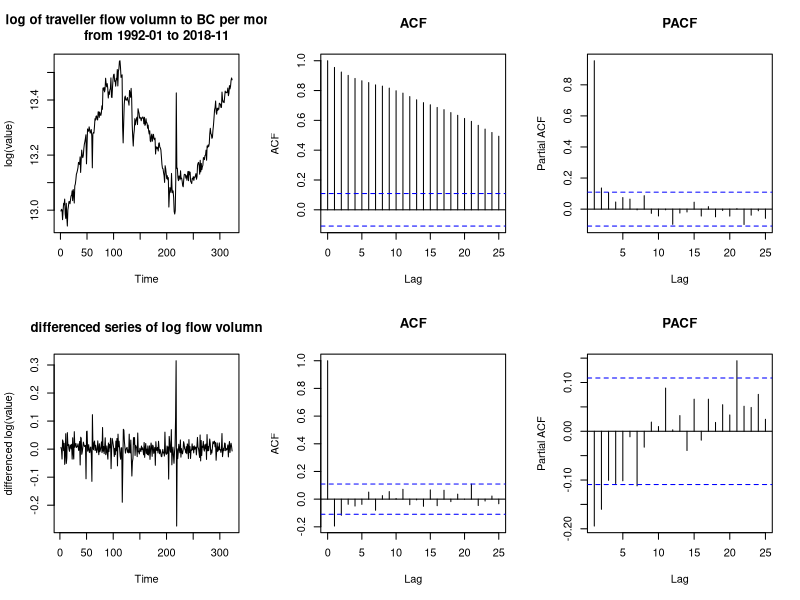

This figure's R source:
######################################################################
############################### DATA #################################
######################################################################
library(forecast)
data = read.csv("cleaned_data.csv", header = T)

# deal with data
y = ts(log(data$value))
train_y = ts(y[1:288])
holdo_y = ts(y[289:323])

df = diff(y)
train_df = ts(df[1:288])
holdo_df = ts(df[289:322])


nominal_y = ts(data$nominal)
real_y = ts(data$real)
nominal_df = diff(nominal_y)
real_df = diff(real_y)

# plots
par(mfrow=c(2,3))
plot(y, ylab = "log(value)", main = "log of traveller flow volumn to BC per month 
     from 1992-01 to 2018-11")
acf(y, main = "ACF")
pacf(y, main = "PACF")
plot(df, ylab = "differenced log(value)", main = "differenced series of log flow volumn")
acf(df, main = "ACF")
pacf(df, main = "PACF")

######################################################################
############################## MODELS ################################
######################################################################

# persistence
# rmse = 0.01891757
ntrain = length(train_y)
nholdo = length(holdo_y)
mse_p = 0
fc_p = train_y[ntrain]
zt_p = holdo_y[1] 
fcerror_p = zt_p-fc_p
mse_p = mse_p + fcerror_p^2
for (i in c(2:nholdo)){
  fc_p = holdo_y[i-1] 
  zt_p = holdo_y[i] 
  fcerror_p = zt_p-fc_p
  mse_p = fcerror_p^2 + mse_p
}
rmse_p = sqrt(mse_p/nholdo)
rmse_p

# average
# rmse = 0.1628434
ntrain = length(train_y)
nholdo = length(holdo_y)
mse_avg = 0
cumsum = sum(train_y)
fc_avg = cumsum/ntrain
zt_avg = holdo_y[1] 
fcerror_avg = zt_avg-fc_avg
mse_avg = mse_avg+(fcerror_avg)^2 
for (i in c(2:nholdo)){
  cumsum <- holdo_y[i-1] + cumsum
  fc_avg <- cumsum/(ntrain+i-1)
  zt_avg <- holdo_y[i] 
  fcerror_avg <- zt_avg-fc_avg
  mse_avg <- mse_avg + fcerror_avg^2
}
rmse_avg <- sqrt(mse_avg/nholdo)
rmse_avg

# simple exponential smoothing
# rmse = 0.01929983
esfit = HoltWinters(train_y, beta=F, gamma=F)
nholdo = length(holdo_y)
alpha = esfit$alpha 
lev = esfit$coef
sse = 0
fc = lev
zt = holdo_y[1]
newv = lev
fcerror = zt-fc
sse = sse + fcerror^2
for(i in 2:nholdo){
  newv = alpha*holdo_y[i-1]+(1-alpha)*newv
  fc = newv
  zt = holdo_y[i]
  fcerror = zt-fc
  sse = sse + fcerror^2
}
rmse = sqrt(sse/nholdo)
rmse

# holt linear exponential smoothing
# rmse = 0.01857013
hlfit = HoltWinters(train_y, gamma = F) 
nholdo = length(holdo_y)
alpha = hlfit$alpha 
beta = hlfit$beta
lev = hlfit$coef[1]
trend = hlfit$coef[2]
sse = 0
fc = lev+trend
zt = holdo_y[1]
newfc = fc
fcerror = zt-fc
sse = sse + fcerror^2
vprev = lev
bprev = trend
for (i in 2:nholdo){
  vnew = alpha*holdo_y[i-1]+(1-alpha)*fc
  bnew = beta*(vnew-vprev)+(1-beta)*bprev
  fc = vnew + bnew
  zt = holdo_y[i]
  fcerror = zt-fc
  sse = sse + fcerror^2
  vprev = vnew
  bprev = bnew
}
rmse = sqrt(sse/nholdo)
rmse

# MA(2)
# rmse = 0.01686141
ma2 = Arima(train_df, order = c(0,0,2),include.mean=T, method = "CSS")
ma2.fit = Arima(holdo_df, model = ma2)
accuracy(ma2.fit)

# ARMA(1,1)
# rmse = 0.01716506
arma11 = Arima(train_df, order = c(1,0,1),include.mean=T, method = "CSS")
arma11.fit = Arima(holdo_df, model = arma11)
accuracy(arma11.fit)

# ARIMA(1,1,1)
# rmse = 0.01780088
arima111 = Arima(train_y, order = c(1,1,1),include.mean=T, method = "CSS")
arima111.fit = Arima(holdo_y, model = arima111)
accuracy(arima111.fit)

# ARIMA(0,1,2)
# rmse = 0.01743835
arima012 = Arima(train_y, order = c(0,1,2),include.mean=T, method = "CSS")
arima012.fit = Arima(holdo_y, model = arima012)
accuracy(arima012.fit)

# ARMAX(0,0,2)
# rmse = 0.01714317
armax2_nominal = Arima(train_df, order = c(0,0,2),include.mean=T, method = "CSS", xreg=nominal_df[1:288])
armax2_nominal.fit = Arima(holdo_df, model = armax2_nominal, xreg=nominal_df[289:322])
accuracy(armax2_nominal.fit)
# rmse = 0.01709704
armax2_real = Arima(train_df, order = c(0,0,2),include.mean=T, method = "CSS", xreg=real_df[1:288])
armax2_real.fit = Arima(holdo_df, model = armax2_real, xreg=real_df[289:322])
accuracy(armax2_real.fit)
# rmse = 0.0171441
armax2_both = Arima(train_df, order = c(0,0,2),include.mean=T, method = "CSS", 
               xreg=cbind(real_df[1:288],nominal_df[1:288]))
armax2_both.fit = Arima(holdo_df, model = armax2_both, xreg=cbind(real_df[289:322],nominal_df[289:322]))
accuracy(armax2_both.fit)

# ARMAX(0,0,1)
# rmse = 0.01765109
armax1_nominal = Arima(train_df, order = c(0,0,1),include.mean=T, method = "CSS", xreg=nominal_df[1:288])
armax1_nominal.fit = Arima(holdo_df, model = armax1_nominal, xreg=nominal_df[289:322])
accuracy(armax1_nominal.fit)
# rmse = 0.01758477
armax1_real = Arima(train_df, order = c(0,0,1),include.mean=T, method = "CSS", xreg=real_df[1:288])
armax1_real.fit = Arima(holdo_df, model = armax1_real, xreg=real_df[289:322])
accuracy(armax1_real.fit)
# rmse = 0.01788879
armax1_both = Arima(train_df, order = c(0,0,1),include.mean=T, method = "CSS", 
               xreg=cbind(real_df[1:288],nominal_df[1:288]))
armax1_both.fit = Arima(holdo_df, model = armax1_both, xreg=cbind(real_df[289:322],nominal_df[289:322]))
accuracy(armax1_both.fit)

# ARIMAX(0,1,1)
# rmse = 0.01793455
arimax011_nominal = Arima(train_y, order = c(0,1,1),include.mean=T, method = "CSS", xreg=nominal_y[1:288])
arimax011_nominal.fit = Arima(holdo_y, model = arimax011_nominal, xreg=nominal_y[289:323])
accuracy(arimax011_nominal.fit)
# rmse = 0.01787375
arimax011_real = Arima(train_y, order = c(0,1,1),include.mean=T, method = "CSS", xreg=real_y[1:288])
arimax011_real.fit = Arima(holdo_y, model = arimax011_real, xreg=real_y[289:323])
accuracy(arimax011_real.fit)
# rmse = 0.01818749
arimax011_both = Arima(train_y, order = c(0,1,1),include.mean=T, method = "CSS", 
                       xreg=cbind(nominal_y[1:288],real_y[1:288]))
arimax011_both.fit = Arima(holdo_y, model = arimax011_both, xreg=cbind(nominal_y[289:323],real_y[289:323]))
accuracy(arimax011_both.fit)

# ARIMAX(0,1,2)
# rmse = 0.01769919
arimax012_nominal = Arima(train_y, order = c(0,1,2),include.mean=T, method = "CSS", xreg=nominal_y[1:288])
arimax012_nominal.fit = Arima(holdo_y, model = arimax012_nominal, xreg=nominal_y[289:323])
accuracy(arimax012_nominal.fit)
# rmse = 0.01765058
arimax012_real = Arima(train_y, order = c(0,1,2),include.mean=T, method = "CSS", xreg=real_y[1:288])
arimax012_real.fit = Arima(holdo_y, model = arimax012_real, xreg=real_y[289:323])
accuracy(arimax012_real.fit)
# rmse = 0.01774462
arimax012_both = Arima(train_y, order = c(0,1,2),include.mean=T, method = "CSS",
                xreg=cbind(nominal_y[1:288],real_y[1:288]))
arimax012_both.fit = Arima(holdo_y, model = arimax012_both, xreg=cbind(nominal_y[289:323],real_y[289:323]))
accuracy(arimax012_both.fit)

# final prediction using MA(2)
# MA(2)
# rmse = 0.01686141
ma2final = Arima(df, order = c(0,0,2),include.mean=T, method = "CSS")
pred = predict(ma2final, n.ahead=12)$pred
diff.pred = c(y[length(y)])
for (i in c(1:12)) {
  print(pred[i])
  print(diff.pred[i])
  diff.pred[i+1] = pred[i] + diff.pred[i]
}
pred=exp(diff.pred)
round(pred)